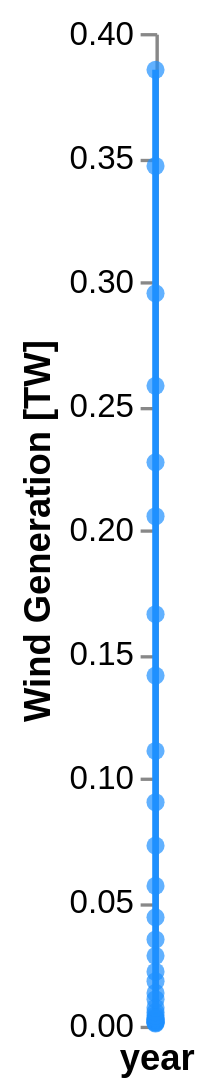

Here is the Vega-Lite specification saved for this chart:
### Vega-Lite specification from a JSON file in a GitHub repository (floating-point values rounded to 4 significant figures)
{"config": {"view": {"continuousWidth": 400, "continuousHeight": 300}}, "layer": [{"mark": {"type": "line", "color": "dodgerblue"}, "encoding": {"tooltip": [{"type": "temporal", "field": "year", "format": "%Y", "title": "year"}, {"type": "nominal", "field": "TW", "format": ".2f"}], "x": {"type": "temporal", "field": "year", "timeUnit": "year", "title": "year"}, "y": {"type": "quantitative", "field": "TW", "title": "Wind Generation [TW]"}}, "height": 300, "width": "container"}, {"mark": {"type": "point", "color": "dodgerblue", "filled": true}, "encoding": {"tooltip": [{"type": "temporal", "field": "year", "format": "%Y", "title": "year"}, {"type": "nominal", "field": "TW", "format": ".2f"}], "x": {"type": "temporal", "field": "year", "timeUnit": "year", "title": "year"}, "y": {"type": "quantitative", "field": "TW", "title": "Wind Generation [TW]"}}, "height": 300, "width": "container"}], "data": {"name": "data-71bdb35444152b3687b36d64b07a7fa7"}, "$schema": "https://vega.github.io/schema/vega-lite/v5.json", "datasets": {"data-71bdb35444152b3687b36d64b07a7fa7": [{"year": "1989-01-01T00:00:00", "TW": 0.0009061}, {"year": "1990-01-01T00:00:00", "TW": 0.00123}, {"year": "1991-01-01T00:00:00", "TW": 0.001429}, {"year": "1992-01-01T00:00:00", "TW": 0.001595}, {"year": "1993-01-01T00:00:00", "TW": 0.001916}, {"year": "1994-01-01T00:00:00", "TW": 0.002513}, {"year": "1995-01-01T00:00:00", "TW": 0.002736}, {"year": "1996-01-01T00:00:00", "TW": 0.003211}, {"year": "1997-01-01T00:00:00", "TW": 0.004144}, {"year": "1998-01-01T00:00:00", "TW": 0.005492}, {"year": "1999-01-01T00:00:00", "TW": 0.007262}, {"year": "2000-01-01T00:00:00", "TW": 0.0107}, {"year": "2001-01-01T00:00:00", "TW": 0.01325}, {"year": "2002-01-01T00:00:00", "TW": 0.01795}, {"year": "2003-01-01T00:00:00", "TW": 0.02177}, {"year": "2004-01-01T00:00:00", "TW": 0.02817}, {"year": "2005-01-01T00:00:00", "TW": 0.03477}, {"year": "2006-01-01T00:00:00", "TW": 0.04372}, {"year": "2007-01-01T00:00:00", "TW": 0.05636}, {"year": "2008-01-01T00:00:00", "TW": 0.07258}, {"year": "2009-01-01T00:00:00", "TW": 0.09008}, {"year": "2010-01-01T00:00:00", "TW": 0.1107}, {"year": "2011-01-01T00:00:00", "TW": 0.1411}, {"year": "2012-01-01T00:00:00", "TW": 0.1658}, {"year": "2013-01-01T00:00:00", "TW": 0.2053}, {"year": "2014-01-01T00:00:00", "TW": 0.227}, {"year": "2015-01-01T00:00:00", "TW": 0.2579}, {"year": "2016-01-01T00:00:00", "TW": 0.2951}, {"year": "2017-01-01T00:00:00", "TW": 0.3464}, {"year": "2018-01-01T00:00:00", "TW": 0.3852}]}}
